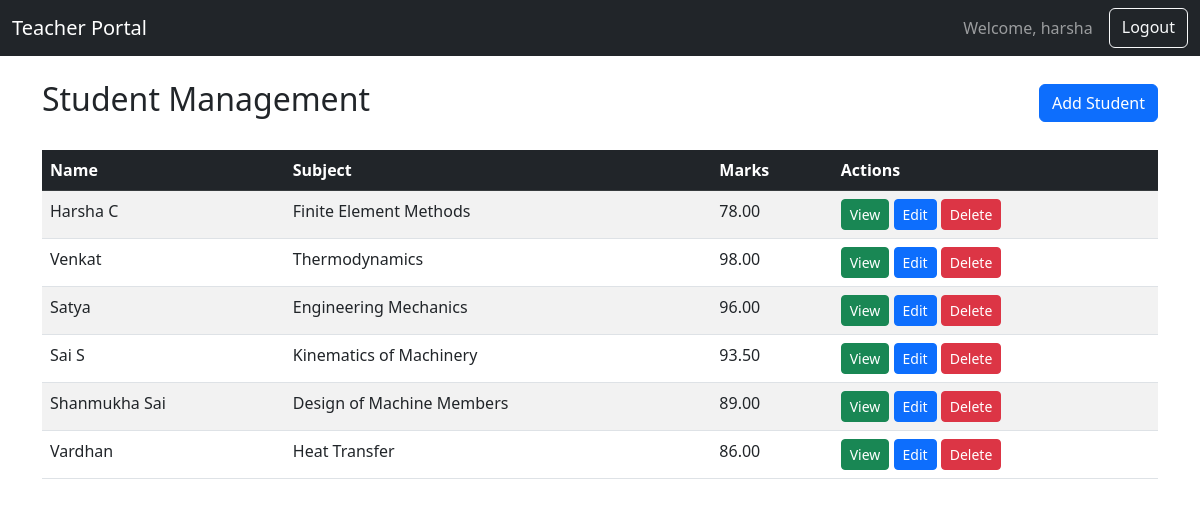
/ (signed in), run on an earlier commit of the app's database.
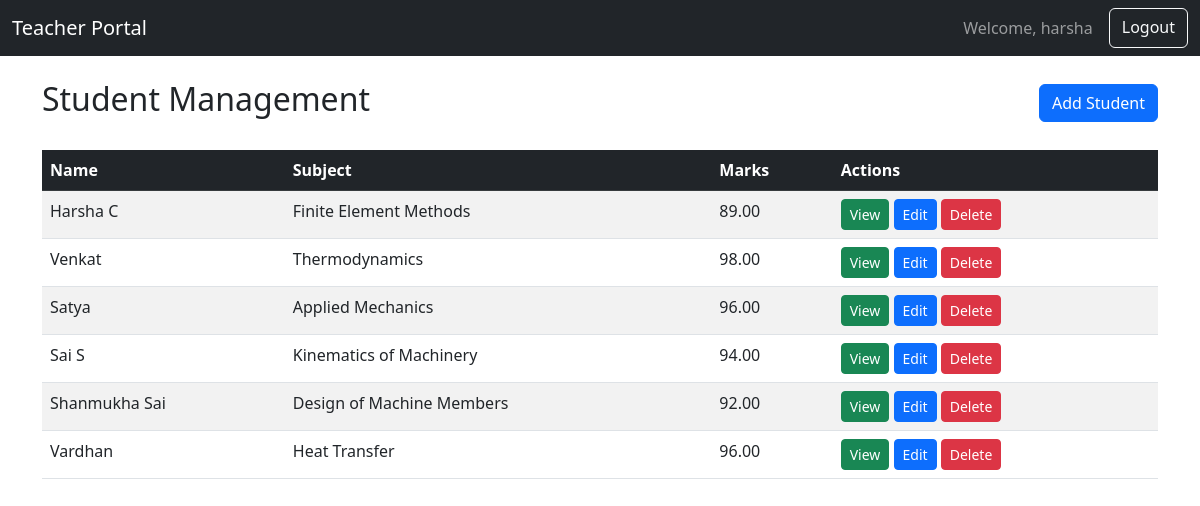
And on a later commit of the database.
### portal/models.py (models this page shows, shortened)
class Student(models.Model):
    name = models.CharField(max_length=100)
    subject = models.CharField(max_length=100)
    marks = models.DecimalField(max_digits=5, decimal_places=2)
    teacher = models.ForeignKey(Teacher, on_delete=models.CASCADE)
    class Meta:
        unique_together = ('name', 'subject', 'teacher')

### portal/views.py (the view)
# urls.py: path('', views.home, name='home'),
@login_required
def home(request):
    students = Student.objects.filter(teacher=request.user)
    return render(request, 'portal/home.html', {'students': students})

### templates/portal/home.html (shortened to what this page needs)
{% extends "base.html" %}
{% block content %}
<nav class="navbar navbar-expand-lg navbar-dark bg-dark mb-4">
    <div class="container-fluid">
        <a class="navbar-brand" href="#">Teacher Portal</a>
        <div class="d-flex">
            <span class="navbar-text me-3">Welcome, {{ request.user.username }}</span>
            <a href="{% url 'logout' %}" class="btn btn-outline-light">Logout</a>
        </div>
    </div>
</nav>
<div class="container">
    <div class="d-flex justify-content-between align-items-center mb-4">
        <h2>Student Management</h2>
        <button class="btn btn-primary" data-bs-toggle="modal" data-bs-target="#studentModal">
             Add Student
        </button>
    </div>
    <div class="table-responsive">
        <table class="table table-striped table-hover">
            <thead class="table-dark">
                <tr>
                    <th>Name</th>
                    <th>Subject</th>
                    <th>Marks</th>
                    <th>Actions</th>
                </tr>
            </thead>
            <tbody id="studentTableBody">
                {% for student in students %}
                <tr data-id="{{ student.id }}">
                    <td class="editable" data-field="name">{{ student.name }}</td>
                    <td class="editable" data-field="subject">{{ student.subject }}</td>
                    <td class="editable" data-field="marks">{{ student.marks }}</td>
                    <td>
                        <a href="{% url 'student_detail' student.id %}" class="btn btn-sm btn-success view-btn">
                             View
                        </a>
                        <button class="btn btn-sm btn-primary edit-btn">
                             Edit
                        </button>
                        <button class="btn btn-sm btn-danger delete-btn">
                             Delete
                        </button>
                    </td>
                </tr>
                {% endfor %}
            </tbody>
        </table>
    </div>
</div>
{% endblock %}

What changed in the data, as far as the page shows it:
changed Student "Harsha C": marks "78.00" → "89.00"
changed Student "Satya": subject "Engineering Mechanics" → "Applied Mechanics"
changed Student "Sai S": marks "93.50" → "94.00"
changed Student "Shanmukha Sai": marks "89.00" → "92.00"
changed Student "Vardhan": marks "86.00" → "96.00"
